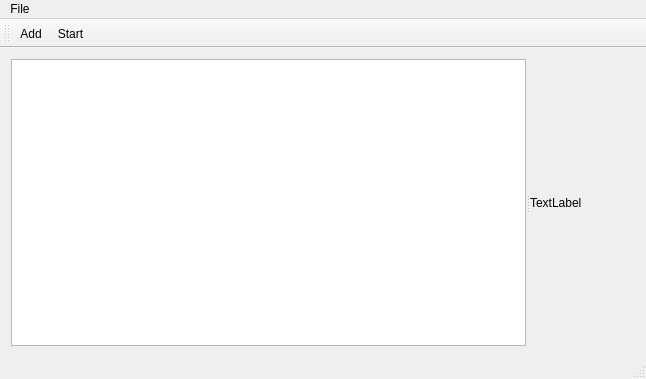
<?xml version="1.0" encoding="UTF-8"?>
<ui version="4.0">
 <class>MainWindow</class>
 <widget class="QMainWindow" name="MainWindow">
  <property name="geometry">
   <rect>
    <x>0</x>
    <y>0</y>
    <width>646</width>
    <height>379</height>
   </rect>
  </property>
  <property name="windowTitle">
   <string>MainWindow</string>
  </property>
  <widget class="QWidget" name="centralWidget">
   <layout class="QHBoxLayout" name="horizontalLayout">
    <item>
     <widget class="QSplitter" name="splitter">
      <property name="orientation">
       <enum>Qt::Horizontal</enum>
      </property>
      <widget class="QListWidget" name="imageList"/>
      <widget class="QLabel" name="label">
       <property name="maximumSize">
        <size>
         <width>400</width>
         <height>400</height>
        </size>
       </property>
       <property name="text">
        <string>TextLabel</string>
       </property>
      </widget>
     </widget>
    </item>
   </layout>
  </widget>
  <widget class="QMenuBar" name="menuBar">
   <property name="geometry">
    <rect>
     <x>0</x>
     <y>0</y>
     <width>646</width>
     <height>21</height>
    </rect>
   </property>
   <widget class="QMenu" name="menuFile">
    <property name="title">
     <string>File</string>
    </property>
    <addaction name="actionAdd"/>
    <addaction name="actionStart"/>
   </widget>
   <addaction name="menuFile"/>
  </widget>
  <widget class="QToolBar" name="mainToolBar">
   <attribute name="toolBarArea">
    <enum>TopToolBarArea</enum>
   </attribute>
   <attribute name="toolBarBreak">
    <bool>false</bool>
   </attribute>
   <addaction name="actionAdd"/>
   <addaction name="actionStart"/>
  </widget>
  <widget class="QStatusBar" name="statusBar"/>
  <action name="actionAdd">
   <property name="icon">
    <iconset resource="images.qrc">
     <normaloff>:/icon/icon/add-3.png</normaloff>:/icon/icon/add-3.png</iconset>
   </property>
   <property name="text">
    <string>Add</string>
   </property>
  </action>
  <action name="actionStart">
   <property name="icon">
    <iconset resource="images.qrc">
     <normaloff>:/icon/icon/play-button.png</normaloff>:/icon/icon/play-button.png</iconset>
   </property>
   <property name="text">
    <string>Start</string>
   </property>
  </action>
 </widget>
 <layoutdefault spacing="6" margin="11"/>
 <resources>
  <include location="images.qrc"/>
 </resources>
 <connections/>
</ui>
